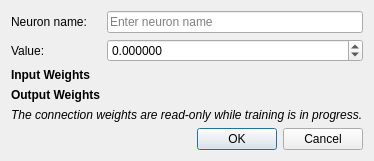
<?xml version="1.0" encoding="UTF-8"?>
<ui version="4.0">
 <class>NetworkNeuronDialog</class>
 <widget class="QDialog" name="NetworkNeuronDialog">
  <property name="windowModality">
   <enum>Qt::WindowModal</enum>
  </property>
  <property name="geometry">
   <rect>
    <x>0</x>
    <y>0</y>
    <width>500</width>
    <height>214</height>
   </rect>
  </property>
  <property name="minimumSize">
   <size>
    <width>500</width>
    <height>0</height>
   </size>
  </property>
  <property name="windowTitle">
   <string>Neuron Properties</string>
  </property>
  <layout class="QVBoxLayout" name="verticalLayout">
   <property name="sizeConstraint">
    <enum>QLayout::SetFixedSize</enum>
   </property>
   <item>
    <layout class="QFormLayout" name="formLayout">
     <item row="0" column="1">
      <widget class="QLineEdit" name="editName">
       <property name="minimumSize">
        <size>
         <width>250</width>
         <height>0</height>
        </size>
       </property>
       <property name="placeholderText">
        <string>Enter neuron name</string>
       </property>
       <property name="clearButtonEnabled">
        <bool>true</bool>
       </property>
      </widget>
     </item>
     <item row="0" column="0">
      <widget class="QLabel" name="labelName">
       <property name="text">
        <string>Neuron name:</string>
       </property>
       <property name="buddy">
        <cstring>editName</cstring>
       </property>
      </widget>
     </item>
     <item row="1" column="0">
      <widget class="QLabel" name="labelValue">
       <property name="text">
        <string>Value:</string>
       </property>
       <property name="buddy">
        <cstring>editValue</cstring>
       </property>
      </widget>
     </item>
     <item row="1" column="1">
      <widget class="QDoubleSpinBox" name="editValue">
       <property name="decimals">
        <number>6</number>
       </property>
       <property name="minimum">
        <double>-1000000.000000000000000</double>
       </property>
       <property name="maximum">
        <double>1000000.000000000000000</double>
       </property>
      </widget>
     </item>
     <item row="3" column="0">
      <widget class="QLabel" name="labelHeadingOutputWeights">
       <property name="font">
        <font>
         <weight>75</weight>
         <bold>true</bold>
        </font>
       </property>
       <property name="text">
        <string>Output Weights</string>
       </property>
      </widget>
     </item>
     <item row="2" column="0">
      <widget class="QLabel" name="labelHeadingInputWeights">
       <property name="font">
        <font>
         <weight>75</weight>
         <bold>true</bold>
        </font>
       </property>
       <property name="text">
        <string>Input Weights</string>
       </property>
      </widget>
     </item>
     <item row="2" column="1">
      <widget class="QLabel" name="labelInputPlaceholder">
       <property name="text">
        <string/>
       </property>
      </widget>
     </item>
     <item row="3" column="1">
      <widget class="QLabel" name="labelOuputPlaceholder">
       <property name="text">
        <string/>
       </property>
      </widget>
     </item>
    </layout>
   </item>
   <item>
    <widget class="QLabel" name="labelReadOnly">
     <property name="font">
      <font>
       <italic>true</italic>
      </font>
     </property>
     <property name="text">
      <string>The connection weights are read-only while training is in progress.</string>
     </property>
    </widget>
   </item>
   <item>
    <widget class="QDialogButtonBox" name="buttonBox">
     <property name="orientation">
      <enum>Qt::Horizontal</enum>
     </property>
     <property name="standardButtons">
      <set>QDialogButtonBox::Cancel|QDialogButtonBox::Ok</set>
     </property>
    </widget>
   </item>
  </layout>
 </widget>
 <resources/>
 <connections>
  <connection>
   <sender>buttonBox</sender>
   <signal>accepted()</signal>
   <receiver>NetworkNeuronDialog</receiver>
   <slot>accept()</slot>
   <hints>
    <hint type="sourcelabel">
     <x>248</x>
     <y>254</y>
    </hint>
    <hint type="destinationlabel">
     <x>157</x>
     <y>274</y>
    </hint>
   </hints>
  </connection>
  <connection>
   <sender>buttonBox</sender>
   <signal>rejected()</signal>
   <receiver>NetworkNeuronDialog</receiver>
   <slot>reject()</slot>
   <hints>
    <hint type="sourcelabel">
     <x>316</x>
     <y>260</y>
    </hint>
    <hint type="destinationlabel">
     <x>286</x>
     <y>274</y>
    </hint>
   </hints>
  </connection>
 </connections>
</ui>
